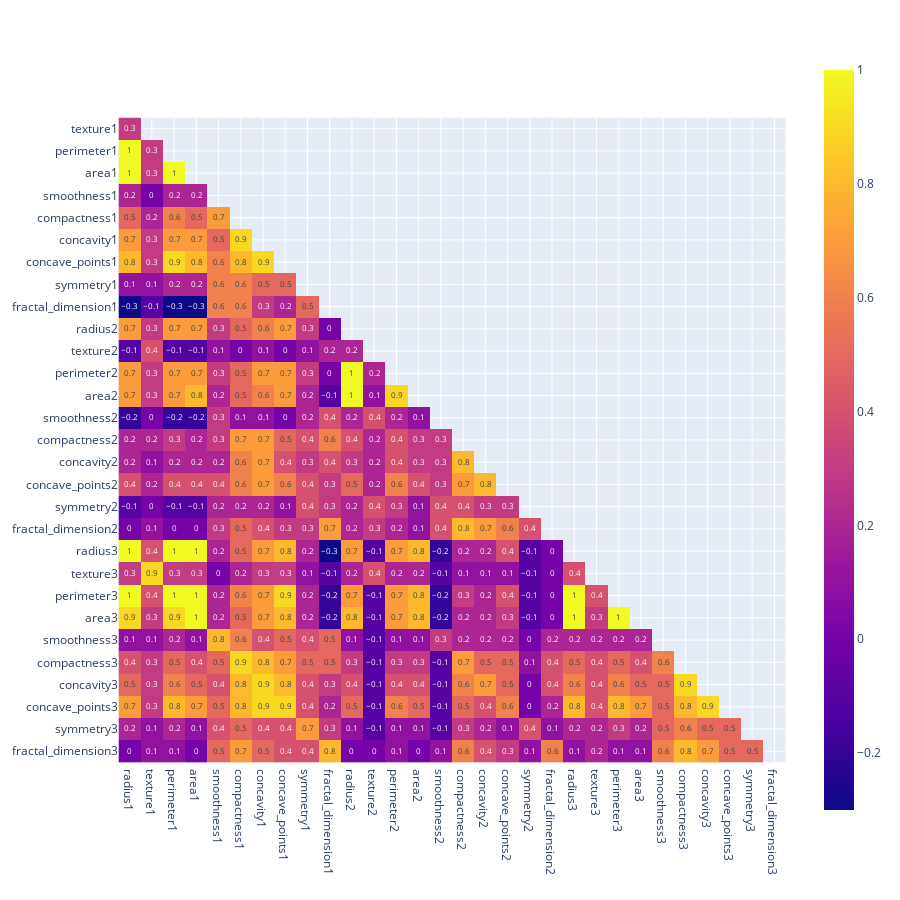

Notebook code cell kept with this figure:
### Code cell
# --- CREATING A CORRELATION PLOT --- 
import plotly.express as px
import numpy as np

df = X
df_corr = df.corr().round(1)  
# Mask to matrix
mask = np.zeros_like(df_corr, dtype=bool)
mask[np.triu_indices_from(mask)] = True
# Viz
df_corr_viz = df_corr.mask(mask).dropna(how='all')

fig = px.imshow(df_corr_viz, text_auto=True)
fig.update_layout(height = 900, width=900)
fig.show()

### Figure 1 — Plotly figure (JSON) as saved in the notebook; plotly's stock layout.template omitted (floating-point values rounded to 4 significant figures; data arrays with more than 128 entries replaced by an {"elided": "..."} marker saying what was removed)
{"data": [{"coloraxis": "coloraxis", "hovertemplate": "x: %{x}<br>y: %{y}<br>color: %{z}<extra></extra>", "name": "0", "texttemplate": "%{z}", "type": "heatmap", "x": ["radius1", "texture1", "perimeter1", "area1", "smoothness1", "compactness1", "concavity1", "concave_points1", "symmetry1", "fractal_dimension1", "radius2", "texture2", "perimeter2", "area2", "smoothness2", "compactness2", "concavity2", "concave_points2", "symmetry2", "fractal_dimension2", "radius3", "texture3", "perimeter3", "area3", "smoothness3", "compactness3", "concavity3", "concave_points3", "symmetry3", "fractal_dimension3"], "xaxis": "x", "y": ["texture1", "perimeter1", "area1", "smoothness1", "compactness1", "concavity1", "concave_points1", "symmetry1", "fractal_dimension1", "radius2", "texture2", "perimeter2", "area2", "smoothness2", "compactness2", "concavity2", "concave_points2", "symmetry2", "fractal_dimension2", "radius3", "texture3", "perimeter3", "area3", "smoothness3", "compactness3", "concavity3", "concave_points3", "symmetry3", "fractal_dimension3"], "yaxis": "y", "z": {"elided": "29x30 float values"}}], "layout": {"coloraxis": {"colorscale": [[0, "#0d0887"], [0.1111, "#46039f"], [0.2222, "#7201a8"], [0.3333, "#9c179e"], [0.4444, "#bd3786"], [0.5556, "#d8576b"], [0.6667, "#ed7953"], [0.7778, "#fb9f3a"], [0.8889, "#fdca26"], [1, "#f0f921"]]}, "height": 900, "margin": {"t": 60}, "width": 900, "xaxis": {"anchor": "y", "autorange": true, "constrain": "domain", "domain": [0, 1], "range": [-0.5, 29.5], "scaleanchor": "y", "type": "category"}, "yaxis": {"anchor": "x", "autorange": true, "constrain": "domain", "domain": [0.07581, 0.9242], "range": [28.5, -0.5], "type": "category"}}}
